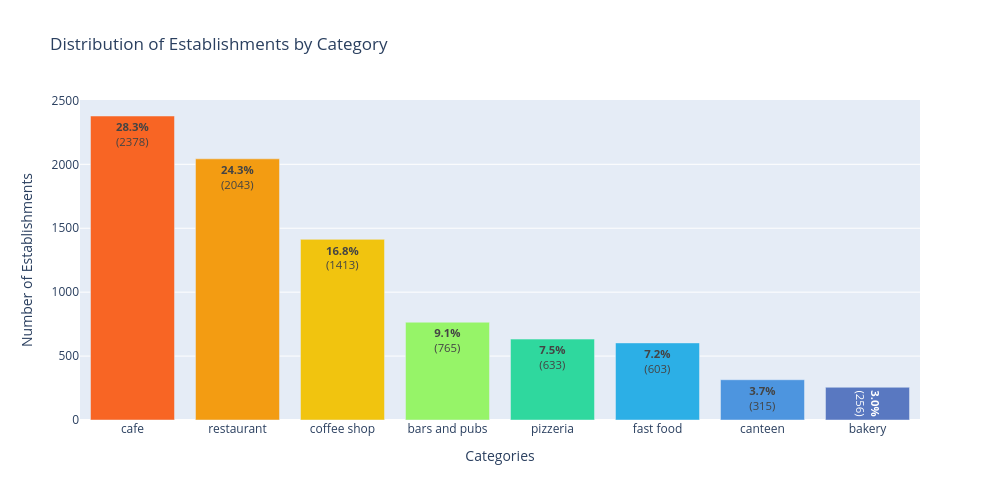

Write notebook code for a chart like this one.
### Code cell
# Calculate percentages
total = category_counts.sum()
percentages = (category_counts / total * 100).round(1)

# Create a bar chart
fig = go.Figure(data=[
    go.Bar(
        x=category_counts.index,  # Category labels
        y=category_counts.values,  # Values
        text=[f"<b>{percent}%</b><br>({value})" for value, percent in zip(category_counts.values, percentages)],  # Display text
        textposition='inside',  # Text inside the bars
        insidetextanchor='end',  # Position text centered
        marker=dict(
            color=['#f86524', '#f39c12', '#f1c40f', 
                   '#96f468', '#2fd89e', '#2cafe6', '#4d95df', '#5978c1']  # Colors
        ),
    )
])

# Set up the layout
fig.update_layout(
    title='Distribution of Establishments by Category',
    xaxis_title='Categories',
    yaxis_title='Number of Establishments',
    width=1000,  # Chart width
    height=500,  # Chart height
    uniformtext_minsize=10,  # Minimum text size
    uniformtext_mode='show',  # Ensure the text is displayed
)

fig.show()

### Figure 1 — Plotly figure (JSON) as saved in the notebook; plotly's stock layout.template omitted (floating-point values rounded to 4 significant figures)
{"data": [{"insidetextanchor": "end", "marker": {"color": ["#f86524", "#f39c12", "#f1c40f", "#96f468", "#2fd89e", "#2cafe6", "#4d95df", "#5978c1"]}, "text": ["<b>28.3%</b><br>(2378)", "<b>24.3%</b><br>(2043)", "<b>16.8%</b><br>(1413)", "<b>9.1%</b><br>(765)", "<b>7.5%</b><br>(633)", "<b>7.2%</b><br>(603)", "<b>3.7%</b><br>(315)", "<b>3.0%</b><br>(256)"], "textposition": "inside", "type": "bar", "x": ["cafe", "restaurant", "coffee shop", "bars and pubs", "pizzeria", "fast food", "canteen", "bakery"], "y": [2378, 2043, 1413, 765, 633, 603, 315, 256]}], "layout": {"height": 500, "title": {"text": "Distribution of Establishments by Category"}, "uniformtext": {"minsize": 10, "mode": "show"}, "width": 1000, "xaxis": {"autorange": true, "range": [-0.5, 7.5], "title": {"text": "Categories"}, "type": "category"}, "yaxis": {"autorange": true, "range": [0, 2503.0], "title": {"text": "Number of Establishments"}, "type": "linear"}}}
